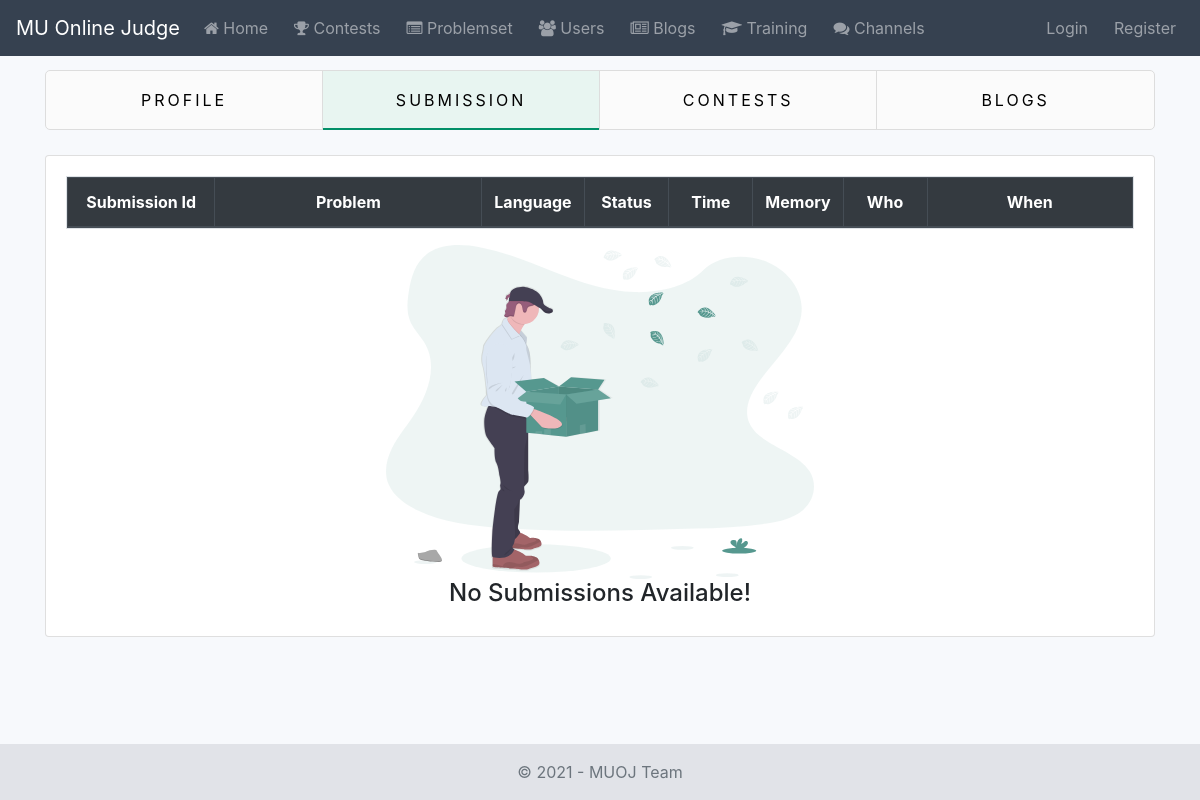
The app's page /accounts/aaman007/user-submission-list/, older data.
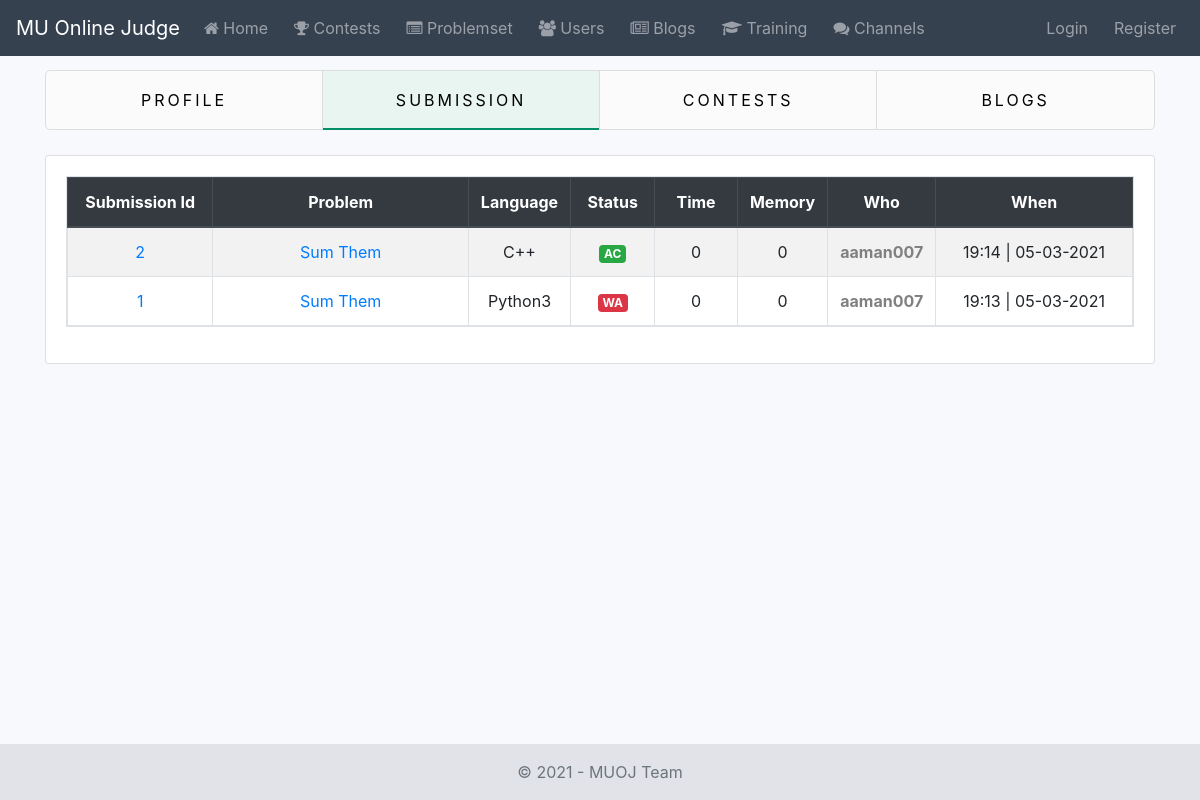
The same page, newer data.
### problemset/models.py (models this page shows, shortened)
class Submission(AbstractBaseModel):
    STATUS_CHOICES = (
        ('Running', 'Running'),
        ('AC', 'Accepted'),
        ('WA', 'Wrong Answer'),
        ('TLE', 'Time Limit Exceeded'),
        ('MLE', 'Memory Limit Exceeded'),
        ('CE', 'Compilation Error')
    )
    solution = models.FileField(verbose_name=_('Solution'), upload_to=submission_directory_path)
    solution_language = models.ForeignKey(
        verbose_name=_(' Language'),
        to=Language,
        related_name='submissions',
        on_delete=models.CASCADE
    )
    status = models.CharField(
        verbose_name=_('Status'),
        choices=STATUS_CHOICES,
        default='Running',
        max_length=200
    )
    """
    Submission Details format:
    {
        "final_verdict": "WA",
        "result": [
            {
                testcase: 1,
                verdict: "AC"
            },
            {
                testcase: 2,
                verdict: "WA"
            },
            {
                testcase: 3,
                verdict: "Skipped
            }
        ]
    }
    """
    submission_details = models.TextField(
        verbose_name=_('Submission Details'),
        default=dict,
        blank=True
    )
    contest = models.ForeignKey(
        verbose_name=_('Contest'),
        to=Contest,
        related_name='submissions',
        on_delete=models.SET_NULL,
        null=True,
        blank=True
    )
    problem = models.ForeignKey(
        verbose_name=_('Problem'),
        to=Problem,
        related_name='submissions',
        on_delete=models.CASCADE
    )
    user = models.ForeignKey(
        verbose_name=_('User'),
        to=User,
        related_name='submissions',
        on_delete=models.CASCADE
    )
    class Meta:
        verbose_name = _('Submission')
        verbose_name_plural = _('Submissions')
        ordering = ['-id']

class Problem(AbstractBaseModel):
    name = models.CharField(verbose_name=_('Name'), max_length=100)
    statement = RichTextField(verbose_name=_('Statement'))
    input_section = RichTextField(verbose_name=_('Input Section'))
    output_section = RichTextField(verbose_name=_('Output Section'))
    editorial = RichTextField(verbose_name=_('Editorial'))
    solution = models.FileField(verbose_name=_('Solution'))
    solution_language = models.ForeignKey(verbose_name=_('Language'), to=Language, on_delete=models.CASCADE)
    author = models.ForeignKey(to=User, on_delete=models.SET_NULL, null=True)
    is_protected = models.BooleanField(verbose_name=_('Is Protected'), default=0)
    time_limit = models.IntegerField(verbose_name=_('Time Limit'), default=1)
    memory_limit = models.PositiveIntegerField(verbose_name=_('Memory Limit'), default=256)
    objects = ProblemManager()
    class Meta:
        verbose_name = _('Problem')
        verbose_name_plural = _('Problems')
        ordering = ['-id']

class Language(models.Model):
    name = models.CharField(verbose_name=_('Language'), max_length=200)
    class Meta:
        verbose_name = _('Language')
        verbose_name_plural = _('Languages')
        ordering = ['-id']
    def __str__(self):
        return self.name

### accounts/views.py (the view)
# urls.py: path('<str:username>/user-submission-list/', UserSubmissionListView.as_view(), name='user-submission-list'),
class UserSubmissionListView(ListView):
    model = Submission
    template_name = 'accounts/user_submission_list.html'
    context_object_name = 'user_submissions'
    paginate_by = 10
    def get_user(self):
        return get_object_or_404(User, username=self.kwargs.get('username'))
    def get_queryset(self):
        return Submission.objects.filter(user=self.get_user()).order_by('-created_at')
    def get_context_data(self, **kwargs):
        context = super().get_context_data(**kwargs)
        context.update({
            'dashboard_submissions_tab': 'active',
            'v_user': get_object_or_404(User, username=self.kwargs.get('username'))
        })
        return context

### accounts/templates/accounts/user_submission_list.html (shortened to what the changed rows need)
{% extends 'accounts/base.html' %}
{% load static %}
{% block content %}
    <div class="card">
        <div class="card-body">
            <table class="table table-responsive table-hover table-bordered text-center table-striped">
                <thead class="thead-dark">
                    <tr>
                        <th width="14%"> Submission Id </th>
                        <th width="26%"> Problem </th>
                        <th width="8%"> Language </th>
                        <th width="8%"> Status </th>
                        <th width="8%"> Time </th>
                        <th width="8%"> Memory </th>
                        <th width="8%"> Who </th>
                        <th width="20%"> When </th>
                    </tr>
                </thead>
                <tbody>
                    {% for submission in user_submissions %}
                        <tr>
                            <td>
                                {% if submission.problem.is_protected %}
                                    {{ submission.id }}
                                {% else %}
                                    <a href="#"> {{ submission.id }}</a>
                                {% endif %}
                            </td>
                            <td>
                                {% if submission.problem.is_protected %}
                                    {{ submission.problem.name }}
                                {% else %}
                                    <a href="{% url 'problemset:problem-details' submission.problem.id %}">
                                        {{ submission.problem.name }}
                                    </a>
                                {% endif %}
                            </td>
                             <td> {{ submission.solution_language }} </td>
                             {% if submission.status == 'AC' %}
                                    <td>
                                        <span class="badge badge-success"> {{ submission.status }} </span>
                                    </td>
                             {% elif submission.status == 'WA'%}
                                    <td>
                                        <span class="badge badge-danger"> {{ submission.status }} </span>
                                    </td>
                             {% elif submission.status == 'TLE'%}
                                 <td>
                                    <span class="badge badge-warning"> {{ submission.status }} </span>
                                </td>
                             {% elif submission.status == 'CE'%}
                                 <td>
                                     <span class="badge badge-info"> {{ submission.status }} </span>
                                 </td>
                             {% elif submission.status == 'MLE'%}
                                 <td>
                                     <span class="badge badge-dark"> {{ submission.status }} </span>
                                 </td>
                             {% else %}
                                 <td>
                                     <span class="badge badge-primary"> {{ submission.status }} </span>
                                 </td>
                             {% endif %}
                             <td> {{ 0 }} </td>
                             <td> {{ 0 }} </td>
                             <td>
                                 <a
                                         href="{% url 'accounts:user-profile' submission.user.username %}"
                                         class="rank-text rank-{{ submission.user.profile.rank }}"
                                 >
                                     {{ submission.user }}
                                 </a>
                             </td>
                             <td> {{ submission.created_at|date:"H:i | d-m-Y" }} </td>
                        </tr>
                    {% endfor %}
                </tbody>
            </table>
            {% if not user_submissions.count %}
                <div class="d-flex flex-column justify-content-center align-items-center">
                    <img
                            style="width: 40%; height: 40%; min-height: 250px; min-width: 250px;"
                            alt="No Data"
                            src="{% static 'images/svg/no_data.svg' %}"
                    />
                    <h4> No Submissions Available! </h4>
                </div>
            {% endif %}
        </div>
    </div>
{% endblock %}

Row changes from the older to the newer data that the page shows:
added Submission: id "2", problem.name "Sum Them", solution_language "C++", status "AC", value "0", user "aaman007", created_at|d "19:14 | 05-03-2021"
added Submission: id "1", problem.name "Sum Them", solution_language "Python3", status "WA", value "0", user "aaman007", created_at|d "19:13 | 05-03-2021"
Text that changed along with them:
text no longer shown: "No Submissions Available!"
